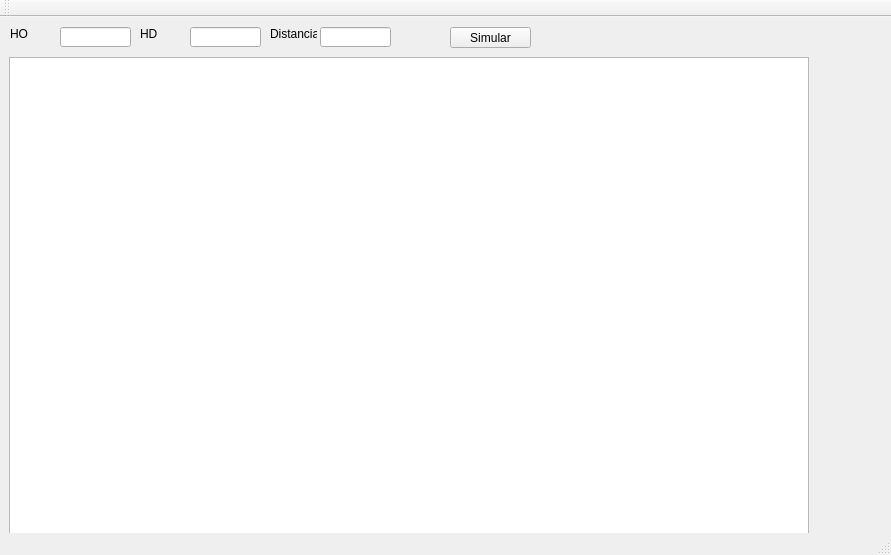
<?xml version="1.0" encoding="UTF-8"?>
<ui version="4.0">
 <class>MainWindow</class>
 <widget class="QMainWindow" name="MainWindow">
  <property name="geometry">
   <rect>
    <x>0</x>
    <y>0</y>
    <width>891</width>
    <height>555</height>
   </rect>
  </property>
  <property name="windowTitle">
   <string>MainWindow</string>
  </property>
  <widget class="QWidget" name="centralWidget">
   <widget class="QGraphicsView" name="graphicsView">
    <property name="geometry">
     <rect>
      <x>9</x>
      <y>40</y>
      <width>800</width>
      <height>600</height>
     </rect>
    </property>
    <property name="minimumSize">
     <size>
      <width>800</width>
      <height>600</height>
     </size>
    </property>
    <property name="maximumSize">
     <size>
      <width>800</width>
      <height>600</height>
     </size>
    </property>
   </widget>
   <widget class="QLineEdit" name="ho">
    <property name="geometry">
     <rect>
      <x>60</x>
      <y>10</y>
      <width>71</width>
      <height>20</height>
     </rect>
    </property>
   </widget>
   <widget class="QLabel" name="label">
    <property name="geometry">
     <rect>
      <x>10</x>
      <y>10</y>
      <width>47</width>
      <height>13</height>
     </rect>
    </property>
    <property name="text">
     <string>HO</string>
    </property>
   </widget>
   <widget class="QLineEdit" name="hd">
    <property name="geometry">
     <rect>
      <x>190</x>
      <y>10</y>
      <width>71</width>
      <height>20</height>
     </rect>
    </property>
    <property name="text">
     <string/>
    </property>
   </widget>
   <widget class="QLabel" name="label_2">
    <property name="geometry">
     <rect>
      <x>140</x>
      <y>10</y>
      <width>47</width>
      <height>13</height>
     </rect>
    </property>
    <property name="text">
     <string>HD</string>
    </property>
   </widget>
   <widget class="QLineEdit" name="distancia">
    <property name="geometry">
     <rect>
      <x>320</x>
      <y>10</y>
      <width>71</width>
      <height>20</height>
     </rect>
    </property>
    <property name="text">
     <string/>
    </property>
   </widget>
   <widget class="QLabel" name="label_3">
    <property name="geometry">
     <rect>
      <x>270</x>
      <y>10</y>
      <width>47</width>
      <height>13</height>
     </rect>
    </property>
    <property name="text">
     <string>Distancia</string>
    </property>
   </widget>
   <widget class="QPushButton" name="pntSimular">
    <property name="geometry">
     <rect>
      <x>450</x>
      <y>10</y>
      <width>81</width>
      <height>21</height>
     </rect>
    </property>
    <property name="text">
     <string>Simular</string>
    </property>
   </widget>
  </widget>
  <widget class="QMenuBar" name="menuBar">
   <property name="geometry">
    <rect>
     <x>0</x>
     <y>0</y>
     <width>891</width>
     <height>21</height>
    </rect>
   </property>
  </widget>
  <widget class="QToolBar" name="mainToolBar">
   <attribute name="toolBarArea">
    <enum>TopToolBarArea</enum>
   </attribute>
   <attribute name="toolBarBreak">
    <bool>false</bool>
   </attribute>
  </widget>
  <widget class="QStatusBar" name="statusBar"/>
 </widget>
 <layoutdefault spacing="6" margin="11"/>
 <resources/>
 <connections/>
</ui>
